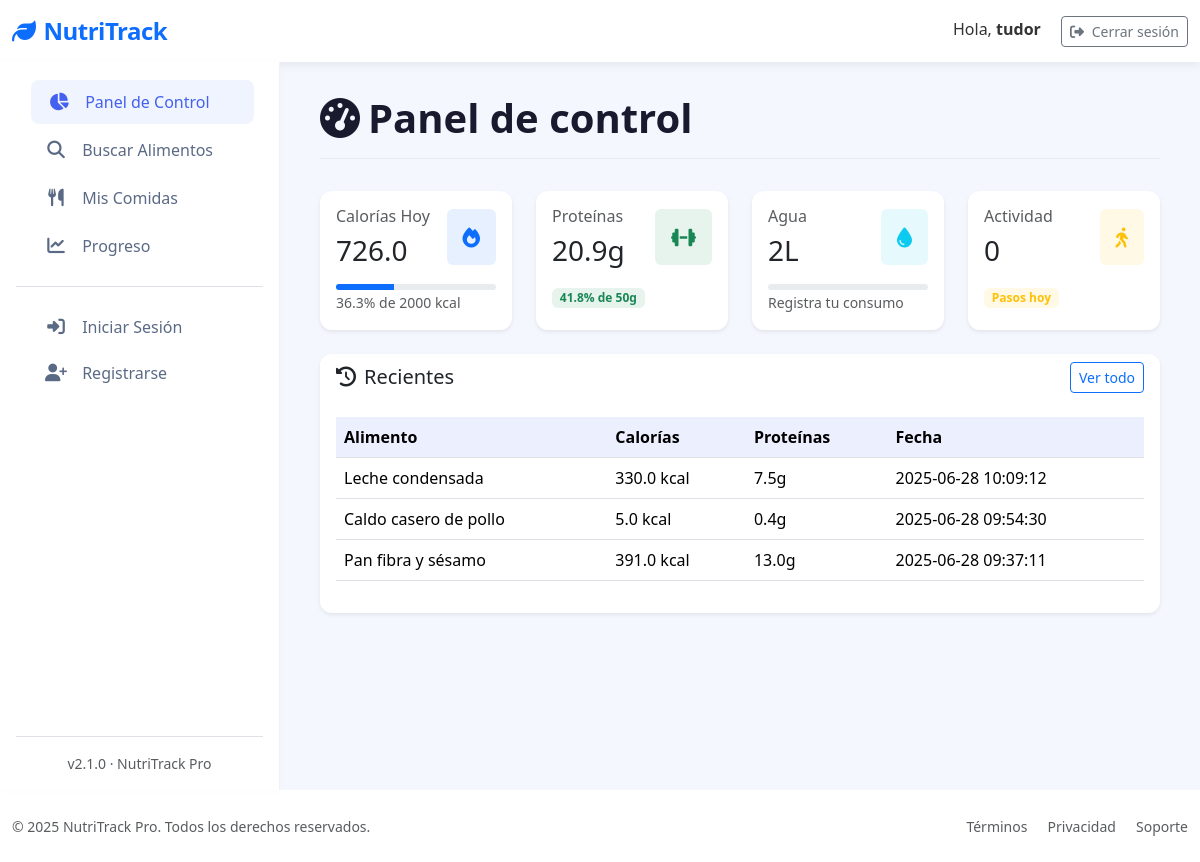
The page /dashboard (signed in) on the database as committed earlier.
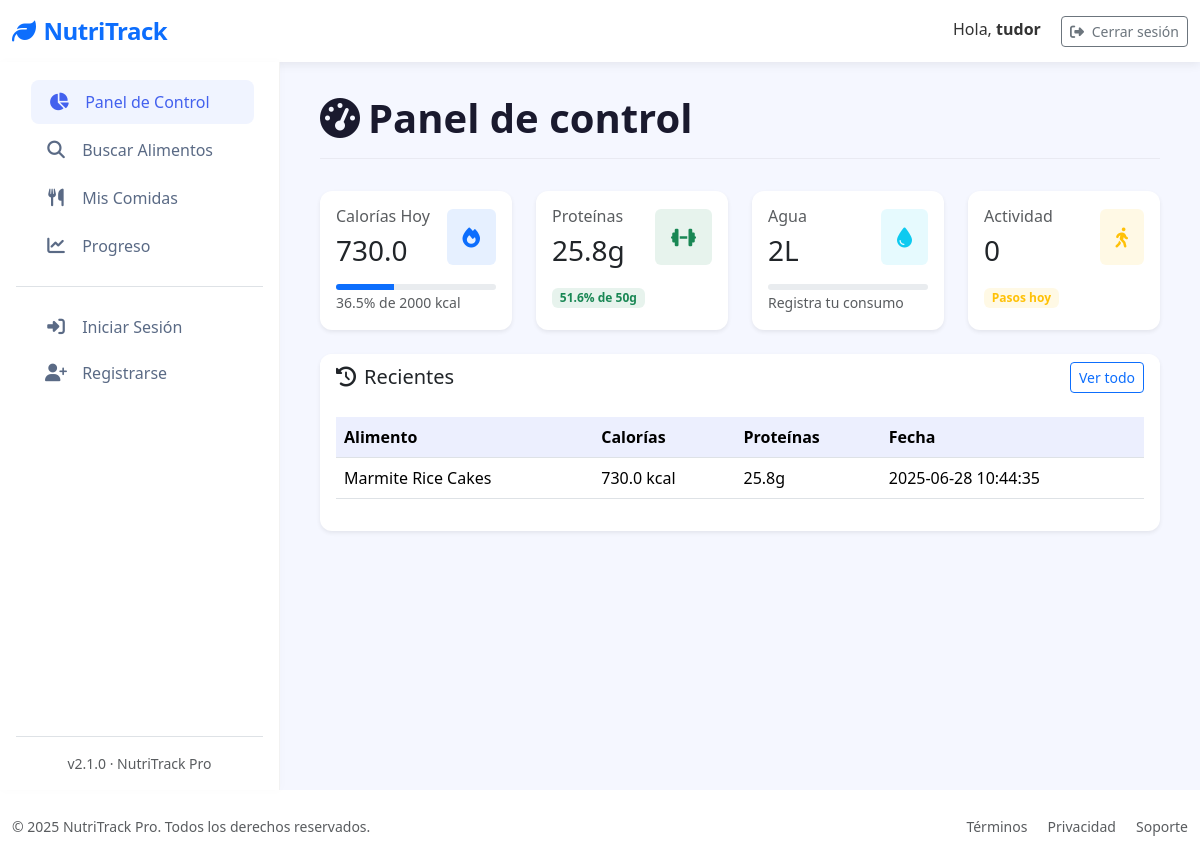
The same page on the database as committed later.
### tables this page shows
CREATE TABLE "loggin" (
	"id"	INTEGER,
	"username"	TEXT NOT NULL,
	"password"	TEXT,
	"email"	TEXT, google_id TEXT,
	PRIMARY KEY("id" AUTOINCREMENT)
);

CREATE TABLE food_entries (
        id INTEGER PRIMARY KEY AUTOINCREMENT,
        user_id INTEGER NOT NULL,
        food_name TEXT NOT NULL,
        calories REAL,
        proteins REAL,
        fats REAL,
        carbs REAL,
        date TIMESTAMP DEFAULT CURRENT_TIMESTAMP,
        FOREIGN KEY (user_id) REFERENCES loggin(id)
    );

### app/controllers/DashboardController.py (the view)
@app.route('/dashboard')
@login_required
def dashboard():
    with get_db_cursor() as cur:
        cur.execute("SELECT * FROM user_goals WHERE user_id = ?", (current_user.id,))
        goals = cur.fetchone() or {'daily_calories': 2000, 'daily_proteins': 50, 'daily_water': 2}
        cur.execute("""
            SELECT SUM(calories) as calories, SUM(proteins) as proteins
            FROM food_entries
            WHERE user_id = ? AND date(date) = date('now')
        """, (current_user.id,))
        today_stats = cur.fetchone() or {'calories': 0, 'proteins': 0}
        cur.execute("""
            SELECT food_name, calories, proteins, date
            FROM food_entries
            WHERE user_id = ?
            ORDER BY date DESC
            LIMIT 5
        """, (current_user.id,))
        recent_foods = cur.fetchall()
    calories_percentage = min(100, (today_stats['calories'] or 0) / goals['daily_calories'] * 100)
    proteins_percentage = min(100, (today_stats['proteins'] or 0) / goals['daily_proteins'] * 100)
    return render_template('Dashboard/dashboard.html',
        goals=goals,
        today_stats=today_stats,
        recent_foods=recent_foods,
        calories_percentage=round(calories_percentage, 1),
        proteins_percentage=round(proteins_percentage, 1)
    )

### app/__init__.py (called while the page is built)
@login_manager.user_loader
def load_user(user_id):
    return User.get_by_id(user_id)

### app/conexion.py (called while the page is built)
@contextmanager
def get_db_connection():
    conn = sqlite3.connect(DATABASE)
    conn.row_factory = sqlite3.Row  # Esto permite acceso como diccionario
    try:
        yield conn
    finally:
        conn.close()

@contextmanager
def get_db_cursor():
    with get_db_connection() as conn:
        cursor = conn.cursor()
        try:
            yield cursor
            conn.commit()
        except:
            conn.rollback()
            raise

### app/models/LoginGoogleModel.py (called while the page is built)
    @staticmethod
    def get_by_id(user_id):
        with get_db_cursor() as cur:
            cur.execute("SELECT * FROM loggin WHERE id = ?", (user_id,))
            user = cur.fetchone()
            if user:
                return User(
                    id=user['id'],
                    username=user['username'],
                    email=user['email'] if 'email' in user.keys() else None,
                    google_id=user['google_id'] if 'google_id' in user.keys() else None
                )
        return None

### app/templates/Dashboard/dashboard.html (shortened to what this page needs)
{% extends "base.html" %}
{% block section %}
<div class="page-header d-flex justify-content-between align-items-center">
  <h1 class="page-title">
    <i class="fas fa-tachometer-alt me-2"></i>Panel de control
  </h1>
</div>
<div class="row">
  <div class="col-xl-3 col-md-6 mb-4">
    <div class="card border-0 shadow-sm h-100">
      <div class="card-body">
        <div class="d-flex justify-content-between align-items-center">
          <div>
            <h6 class="fw-medium text-muted mb-2">Calorías Hoy</h6>
            <h3 class="mb-0">{{ today_stats.calories|default(0) }}</h3>
          </div>
          <div class="bg-primary bg-opacity-10 p-3 rounded">
            <i class="fas fa-fire text-primary fa-lg"></i>
          </div>
        </div>
        <div class="mt-3">
          <div class="progress" style="height: 6px;">
            <div class="progress-bar bg-primary" style="width: {{ calories_percentage }}%"></div>
          </div>
          <small class="text-muted">{{ calories_percentage }}% de {{ goals.daily_calories }} kcal</small>
        </div>
      </div>
    </div>
  </div>
  <div class="col-xl-3 col-md-6 mb-4">
    <div class="card border-0 shadow-sm h-100">
      <div class="card-body">
        <div class="d-flex justify-content-between align-items-center">
          <div>
            <h6 class="fw-medium text-muted mb-2">Proteínas</h6>
            <h3 class="mb-0">{{ today_stats.proteins|default(0) }}g</h3>
          </div>
          <div class="bg-success bg-opacity-10 p-3 rounded">
            <i class="fas fa-dumbbell text-success fa-lg"></i>
          </div>
        </div>
        <div class="mt-3">
          <span class="badge bg-success bg-opacity-10 text-success">
            {{ proteins_percentage }}% de {{ goals.daily_proteins }}g
          </span>
        </div>
      </div>
    </div>
  </div>
  <div class="col-xl-3 col-md-6 mb-4">
    <div class="card border-0 shadow-sm h-100">
      <div class="card-body">
        <div class="d-flex justify-content-between align-items-center">
          <div>
            <h6 class="fw-medium text-muted mb-2">Agua</h6>
            <h3 class="mb-0">{{ goals.daily_water }}L</h3>
          </div>
          <div class="bg-info bg-opacity-10 p-3 rounded">
            <i class="fas fa-tint text-info fa-lg"></i>
          </div>
        </div>
        <div class="mt-3">
          <div class="progress" style="height: 6px;">
          </div>
          <small class="text-muted">Registra tu consumo</small>
        </div>
      </div>
    </div>
  </div>
  <div class="col-xl-3 col-md-6 mb-4">
    <div class="card border-0 shadow-sm h-100">
      <div class="card-body">
        <div class="d-flex justify-content-between align-items-center">
          <div>
            <h6 class="fw-medium text-muted mb-2">Actividad</h6>
            <h3 class="mb-0">0</h3>
          </div>
          <div class="bg-warning bg-opacity-10 p-3 rounded">
            <i class="fas fa-walking text-warning fa-lg"></i>
          </div>
        </div>
        <div class="mt-3">
          <span class="badge bg-warning bg-opacity-10 text-warning">Pasos hoy</span>
        </div>
      </div>
    </div>
  </div>
</div>
<div class="card border-0 shadow-sm">
  <div class="card-header bg-white border-0 d-flex justify-content-between align-items-center">
    <h5 class="mb-0">
      <i class="fas fa-clock-rotate-left me-2"></i>Recientes
    </h5>
    <a href="#" class="btn btn-sm btn-outline-primary">Ver todo</a>
  </div>
  <div class="card-body">
    {% if recent_foods %}
    <div class="table-responsive">
      <table class="table table-hover">
        <thead>
          <tr>
            <th>Alimento</th>
            <th>Calorías</th>
            <th>Proteínas</th>
            <th>Fecha</th>
          </tr>
        </thead>
        <tbody>
          {% for food in recent_foods %}
          <tr>
            <td>{{ food['food_name'] }}</td>
            <td>{{ food['calories'] }} kcal</td>
            <td>{{ food['proteins'] }}g</td>
            <td>{{ food['date'] }}</td>
          </tr>
          {% endfor %}
        </tbody>
      </table>
    </div>
    {% else %}
    <p class="text-muted">No hay alimentos registrados</p>
    {% endif %}
  </div>
</div>
{% endblock %}

### app/templates/base.html (shortened to what this page needs)
<!DOCTYPE html>
<html lang="es" data-bs-theme="light">
<head>
  <link href="https://cdn.jsdelivr.net/npm/bootstrap@5.3.2/dist/css/bootstrap.min.css" rel="stylesheet">
  <link rel="stylesheet" href="https://cdn.jsdelivr.net/npm/bootstrap-icons@1.11.1/font/bootstrap-icons.css">
  <link rel="stylesheet" href="https://cdnjs.cloudflare.com/ajax/libs/font-awesome/6.4.2/css/all.min.css">
  <link href="https://cdn.jsdelivr.net/npm/sweetalert2@11/dist/sweetalert2.min.css" rel="stylesheet">
  <link rel="stylesheet" href="{{ url_for('static', filename='styles/StyleBase.css') }}">
</head>
<body>
  <nav class="navbar navbar-expand-lg navbar-light bg-white">
    <div class="container-fluid">
      <a class="navbar-brand text-primary" href="{{ url_for('logout') }}">
        <i class="fas fa-leaf me-2"></i>NutriTrack
      </a>
      <div>
        <span class="me-3">Hola, <strong>{{ current_user.username }}</strong></span>
        <a href="{{ url_for('logout') }}"
           class="btn btn-outline-secondary btn-sm"
           onclick="return confirmLogout(event)">
          <i class="fas fa-sign-out-alt me-1"></i> Cerrar sesión
        </a>
      </div>
    </div>
  </nav>
  <div class="container-fluid">
    <div class="row">
      <nav class="sidebar d-flex flex-column p-3" id="sidebar">
        <ul class="nav nav-pills flex-column mb-auto">
          <li class="nav-item">
            <a href="{{ url_for('dashboard') }}" class="nav-link {% if request.path == url_for('dashboard') %}active{% endif %}">
              <i class="fas fa-chart-pie"></i> Panel de Control
            </a>
          </li>
          <li>
            <a href="{{ url_for('search_food') }}" class="nav-link {% if request.path == url_for('search_food') %}active{% endif %}">
              <i class="fas fa-search"></i> Buscar Alimentos
            </a>
          </li>
          <li>
            <a href="{{ url_for('mis_comidas') }}" class="nav-link {% if request.path == url_for('mis_comidas') %}active{% endif %}">
              <i class="fas fa-utensils"></i> Mis Comidas
            </a>
          </li>
          <li>
            <a href="{{ url_for('progreso') }}" class="nav-link {% if request.path == url_for('progreso') %}active{% endif %}">
              <i class="fas fa-chart-line"></i> Progreso
            </a>
          </li>
          <li class="pt-3 mt-3 border-top">
            {% if session.username %}
            <a href="{{ url_for('logout') }}" class="nav-link">
              <i class="fas fa-sign-out-alt"></i> Cerrar Sesión
            </a>
            {% else %}
            <a href="{{ url_for('login') }}" class="nav-link">
              <i class="fas fa-sign-in-alt"></i> Iniciar Sesión
            </a>
            <a href="{{ url_for('register') }}" class="nav-link">
              <i class="fas fa-user-plus"></i> Registrarse
            </a>
            {% endif %}
          </li>
        </ul>
        <div class="mt-auto pt-3 border-top">
          <div class="text-center small text-muted">
            v2.1.0 · NutriTrack Pro
          </div>
        </div>
      </nav>
      <main class="main-content" id="mainContent">
        {% block section %}{% endblock %}
      </main>
    </div>
  </div>
  <footer class="bg-white py-4 mt-auto">
    <div class="container-fluid">
      <div class="row align-items-center">
        <div class="col-md-6 text-center text-md-start">
          <p class="mb-0 small text-muted">&copy; 2025 NutriTrack Pro. Todos los derechos reservados.</p>
        </div>
        <div class="col-md-6 text-center text-md-end">
          <a href="#" class="text-decoration-none small text-muted me-3">Términos</a>
          <a href="#" class="text-decoration-none small text-muted me-3">Privacidad</a>
          <a href="#" class="text-decoration-none small text-muted">Soporte</a>
        </div>
      </div>
    </div>
  </footer>
</body>
</html>

### app/static/styles/StyleBase.css (style rules this page uses)
:root { --primary-color: #4361ee; --secondary-color: #3f37c9; --accent-color: #4cc9f0; --dark-color: #1a1a2e; --light-color: #f8f9fa; --success-color: #4bb543; }
body { font-family: 'Segoe UI', system-ui, -apple-system, sans-serif; background-color: #f5f7ff; color: #333; min-height: 100vh; display: flex; flex-direction: column; }
.navbar-brand { font-weight: 700; font-size: 1.5rem; letter-spacing: -0.5px; }
.navbar { box-shadow: 0 2px 10px rgba(0, 0, 0, 0.08); background: white !important; }
.sidebar { width: 280px; background: white; height: calc(100vh - 72px); position: sticky; top: 72px; border-right: 1px solid rgba(0, 0, 0, 0.05); box-shadow: 1px 0 10px rgba(0, 0, 0, 0.02); transition: all 0.3s ease; z-index: 100; }
.sidebar .nav-link { font-weight: 500; color: #5a6a85; border-radius: 8px; margin: 2px 12px; padding: 10px 16px; transition: all 0.2s ease; }
.sidebar .nav-link:hover, .sidebar .nav-link.active { background-color: #f0f4ff; color: var(--primary-color); transform: translateX(3px); }
.sidebar .nav-link i { width: 24px; text-align: center; margin-right: 10px; font-size: 1.1rem; }
.main-content { flex: 1; padding: 2rem 2.5rem; background-color: #f5f7ff; }
.card { border: none; border-radius: 12px; box-shadow: 0 4px 12px rgba(0, 0, 0, 0.05); transition: transform 0.2s ease, box-shadow 0.2s ease; }
.card-header { background-color: white; border-bottom: 1px solid rgba(0, 0, 0, 0.05); font-weight: 600; border-radius: 12px 12px 0 0 !important; }
.table { --bs-table-bg: transparent; }
.table > thead { background-color: rgba(67, 97, 238, 0.1); color: var(--primary-color); }
.page-header { display: flex; justify-content: space-between; align-items: center; margin-bottom: 2rem; padding-bottom: 1rem; border-bottom: 1px solid rgba(0, 0, 0, 0.05); }
.page-title { font-weight: 700; color: var(--dark-color); margin: 0; }

Rows that differ between the two databases and show on the page:
removed food_entries: food_name "Leche condensada", calories "330.0", proteins "7.5", date "2025-06-28 10:09:12"
removed food_entries: food_name "Caldo casero de pollo", calories "5.0", proteins "0.4", date "2025-06-28 09:54:30"
removed food_entries: food_name "Pan fibra y sésamo", calories "391.0", proteins "13.0", date "2025-06-28 09:37:11"
added food_entries: food_name "Marmite Rice Cakes", calories "730.0", proteins "25.8", date "2025-06-28 10:44:35"
Other text that changed with them:
{{ today_stats.calories|default(0) }}: "726.0" → "730.0"
{{ calories_percentage }}: "36.3" → "36.5"
{{ today_stats.proteins|default(0) }}: "20.9" → "25.8"
{{ proteins_percentage }}: "41.8" → "51.6"
